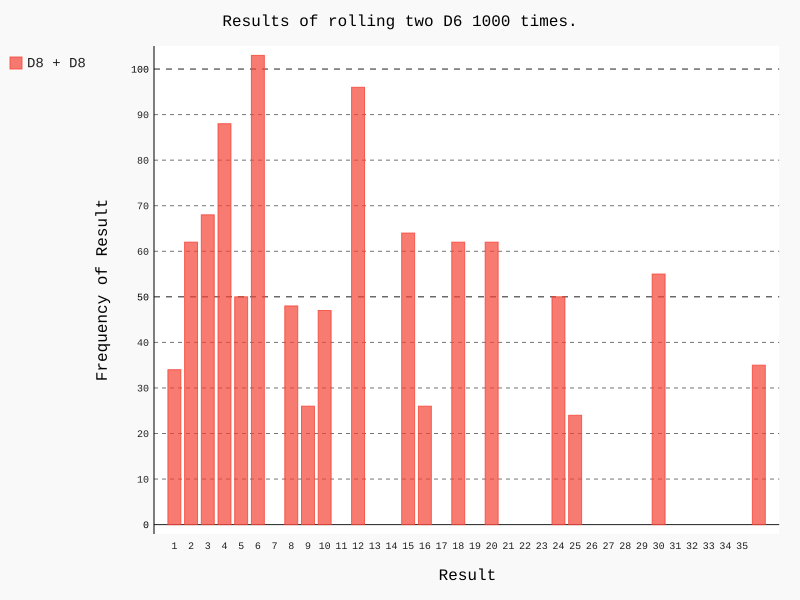

The script that drew this image:
import pygal
from PygalEg.die import Die

die_1 = Die()
die_2 = Die()
results = [die_1.roll() * die_2.roll() for roll_num in range(1000)]

# 分析频次
max_result = die_1.num_sides * die_2.num_sides
frequencies = [results.count(value) for value in range(1, max_result + 1)]


# 可视化
hist = pygal.Bar()
hist.title = "Results of rolling two D6 1000 times."
hist.x_labels = list(range(1, max_result))
hist.x_title = 'Result'
hist.y_title = 'Frequency of Result'

hist.add('D8 + D8', frequencies)
hist.render_to_file('dice_visual_multi.svg')
